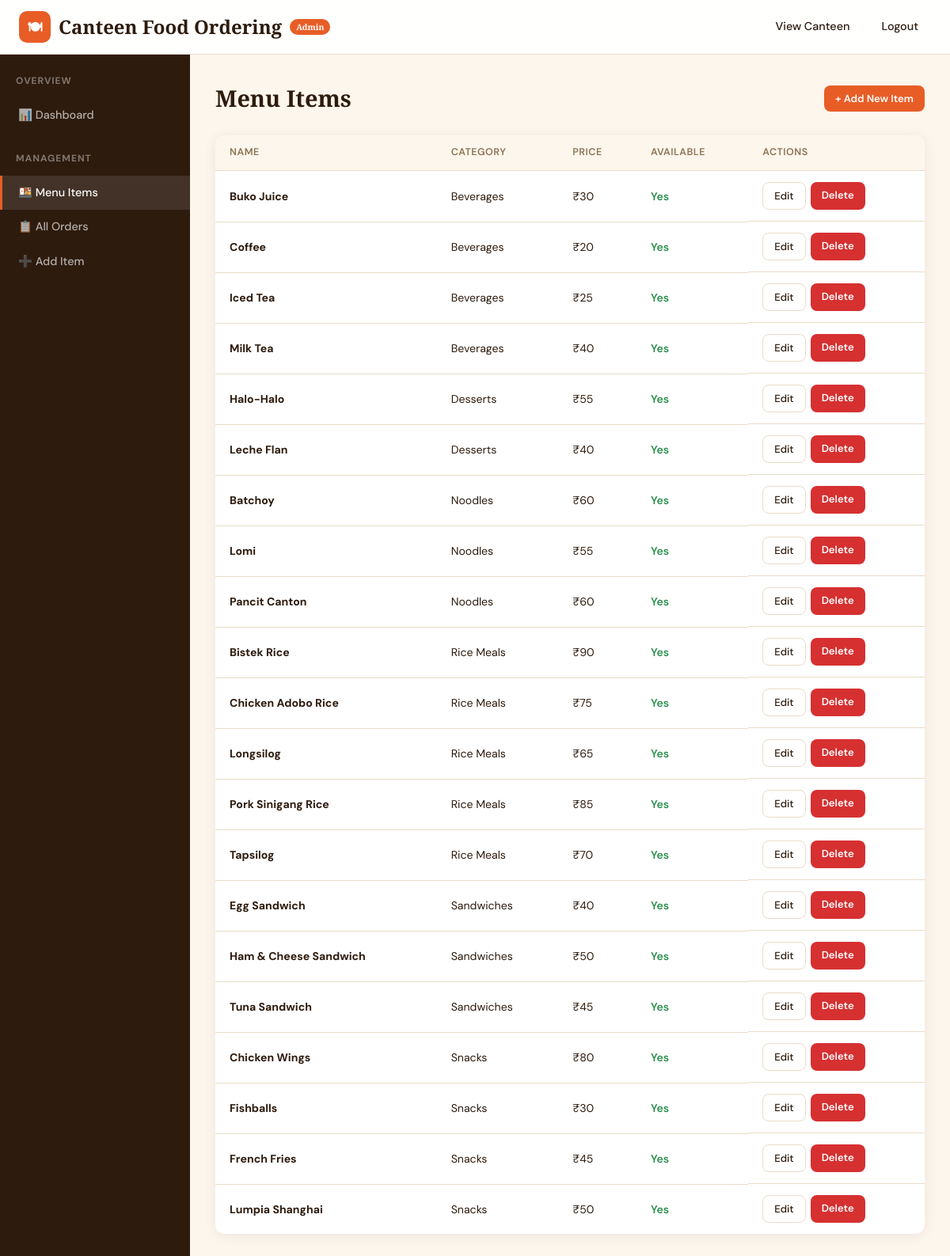
The page /COS/admin/manage-menu.php (signed in) on the database its author committed.
### tables this page shows
CREATE TABLE `menu_items` (
  `id` int(11) NOT NULL,
  `category_id` int(11) NOT NULL,
  `name` varchar(100) NOT NULL,
  `description` text DEFAULT '',
  `price` decimal(10,2) NOT NULL,
  `image` varchar(255) DEFAULT 'default-food.jpg',
  `is_available` tinyint(1) DEFAULT 1,
  `available_days` varchar(20) DEFAULT '0,1,2,3,4,5,6',
  `created_at` timestamp NOT NULL DEFAULT current_timestamp()
);

CREATE TABLE `categories` (
  `id` int(11) NOT NULL,
  `name` varchar(50) NOT NULL,
  `icon` varchar(50) DEFAULT ''
);

### COS/config.php (called while the page is built, shortened)
<?php
function sanitize($str) {
    return htmlspecialchars(trim($str), ENT_QUOTES, 'UTF-8');
}
function formatPrice($price) {
    return '₹' . number_format((int)$price);
}
?>

### COS/admin/manage-menu.php (the view, shortened to what this page needs)
<?php
require_once '../config.php';
 $items = $pdo->query("
    SELECT m.*, c.name AS category_name
    FROM menu_items m
    JOIN categories c ON m.category_id = c.id
    ORDER BY c.name, m.name
")->fetchAll();
?>
<!DOCTYPE html>
<html lang="en">
<head>
    <link rel="stylesheet" href="../assets/style.css">
    <link rel="stylesheet" href="../assets/admin.css">
</head>
<body>
<nav class="navbar">
    <div class="nav-inner">
        <a href="dashboard.php" class="nav-brand">
            <div class="nav-brand-icon">🍽</div> Canteen Food Ordering
            <span style="font-size:0.65rem;background:var(--accent);color:#fff;padding:2px 8px;border-radius:50px;">Admin</span>
        </a>
        <ul class="nav-links">
            <li><a href="../index.php">View Canteen</a></li>
            <li><a href="logout.php">Logout</a></li>
        </ul>
    </div>
</nav>
<div class="admin-layout">
    <aside class="admin-sidebar">
        <h3>Overview</h3>
        <a href="dashboard.php">📊 Dashboard</a>
        <h3>Management</h3>
        <a href="manage-menu.php" class="active">🍱 Menu Items</a>
        <a href="orders.php">📋 All Orders</a>
        <a href="add-item.php">➕ Add Item</a>
    </aside>
    <main class="admin-content">
        <div style="display:flex;justify-content:space-between;align-items:center;margin-bottom:24px;">
            <h1 style="font-family:var(--font-display);font-size:1.8rem;">Menu Items</h1>
            <a href="add-item.php" class="btn-primary btn-sm">+ Add New Item</a>
        </div>
        <div class="admin-table-wrapper">
            <table class="admin-table">
                <thead>
                    <tr>
                        <th>Name</th>
                        <th>Category</th>
                        <th>Price</th>
                        <th>Available</th>
                        <th>Actions</th>
                    </tr>
                </thead>
                <tbody>
                    <?php foreach ($items as $item): ?>
                    <tr>
                        <td><strong><?= sanitize($item['name']) ?></strong></td>
                        <td><?= sanitize($item['category_name']) ?></td>
                        <td><?= formatPrice($item['price']) ?></td>
                        <td>
                            <?php if ($item['is_available']): ?>
                                <span style="color:var(--success);font-weight:600;">Yes</span>
                            <?php else: ?>
                                <span style="color:var(--danger);font-weight:600;">No</span>
                            <?php endif; ?>
                        </td>
                        <td class="actions">
                            <a href="edit-item.php?id=<?= $item['id'] ?>" class="btn-secondary btn-sm">Edit</a>
                            <a href="delete-item.php?id=<?= $item['id'] ?>" class="btn-danger btn-sm" onclick="return confirm('Delete this item?')">Delete</a>
                        </td>
                    </tr>
                    <?php endforeach; ?>
                </tbody>
            </table>
        </div>
    </main>
</div>
</body>
</html>

### COS/assets/style.css (style rules this page uses)
*, *::before, *::after { margin: 0; padding: 0; box-sizing: border-box; }
:root { --bg: #FDF6EC; --fg: #2D1B0E; --muted: #8B7355; --accent: #E85D26; --accent-dark: #C44A1A; --accent-light: #FFF0E9; --card: #FFFFFF; --border: #E8DCC8; --success: #2D8F4E; --danger: #D63031; --warning: #F39C12; --shadow: 0 2px 16px rgba(45, 27, 14, 0.08); --shadow-lg: 0 8px 32px rgba(45, 27, 14, 0.12); --radius: 12px; --radius-sm: 8px; --font-body: 'DM Sans', sans-serif; --font-display: 'Playfair Display', serif; }
html { scroll-behavior: smooth; }
body { font-family: var(--font-body); background: var(--bg); color: var(--fg); line-height: 1.6; min-height: 100vh; }
a { color: var(--accent); text-decoration: none; transition: color 0.2s; }
.navbar { background: var(--card); border-bottom: 1px solid var(--border); position: sticky; top: 0; z-index: 100; backdrop-filter: blur(10px); background: rgba(255,255,255,0.92); }
.nav-inner { max-width: 1200px; margin: 0 auto; padding: 0 24px; height: 68px; display: flex; align-items: center; justify-content: space-between; }
.nav-brand { display: flex; align-items: center; gap: 10px; font-family: var(--font-display); font-size: 1.5rem; font-weight: 900; color: var(--fg); }
.nav-brand-icon { width: 40px; height: 40px; background: var(--accent); border-radius: 10px; display: flex; align-items: center; justify-content: center; color: #fff; font-size: 1.1rem; }
.nav-links { display: flex; align-items: center; gap: 8px; list-style: none; }
.nav-links a, .nav-links button { display: inline-flex; align-items: center; gap: 6px; padding: 8px 16px; border-radius: var(--radius-sm); font-size: 0.9rem; font-weight: 500; color: var(--fg); background: transparent; border: none; cursor: pointer; font-family: inherit; transition: background 0.2s, color 0.2s; }
.btn-primary { background: var(--accent); color: #fff; border: none; padding: 10px 24px; border-radius: var(--radius-sm); font-size: 0.95rem; font-weight: 600; cursor: pointer; font-family: inherit; transition: background 0.2s, transform 0.15s; display: inline-flex; align-items: center; gap: 8px; }
.btn-secondary { background: var(--card); color: var(--fg); border: 1.5px solid var(--border); padding: 10px 24px; border-radius: var(--radius-sm); font-size: 0.95rem; font-weight: 500; cursor: pointer; font-family: inherit; transition: all 0.2s; }
.btn-danger { background: var(--danger); color: #fff; border: none; padding: 8px 18px; border-radius: var(--radius-sm); font-size: 0.85rem; font-weight: 600; cursor: pointer; font-family: inherit; transition: opacity 0.2s; }
.btn-sm { padding: 6px 14px; font-size: 0.82rem; }

### COS/assets/admin.css (style rules this page uses)
.admin-layout { display: grid; grid-template-columns: 240px 1fr; min-height: calc(100vh - 68px); }
.admin-sidebar { background: var(--fg); color: #fff; padding: 24px 0; }
.admin-sidebar h3 { padding: 0 20px; font-size: 0.75rem; text-transform: uppercase; letter-spacing: 1px; color: rgba(255,255,255,0.4); margin-bottom: 12px; margin-top: 24px; }
.admin-sidebar h3:first-child { margin-top: 0; }
.admin-sidebar a { display: flex; align-items: center; gap: 10px; padding: 10px 20px; color: rgba(255,255,255,0.65); font-size: 0.9rem; font-weight: 500; transition: all 0.2s; border-left: 3px solid transparent; }
.admin-sidebar a.active { color: #fff; background: rgba(255,255,255,0.1); border-left-color: var(--accent); }
.admin-content { padding: 32px; background: var(--bg); }
.admin-table-wrapper { background: var(--card); border-radius: var(--radius); box-shadow: var(--shadow); overflow: hidden; }
.admin-table { width: 100%; border-collapse: collapse; }
.admin-table th { text-align: left; padding: 12px 18px; font-size: 0.78rem; text-transform: uppercase; letter-spacing: 0.5px; color: var(--muted); font-weight: 600; background: var(--bg); border-bottom: 1px solid var(--border); }
.admin-table td { padding: 14px 18px; font-size: 0.88rem; border-bottom: 1px solid var(--border); }
.admin-table tr:last-child td { border-bottom: none; }
.admin-table .actions { display: flex; gap: 6px; }

### rows shown on the page
menu_items: name "Buko Juice", category.name "Beverages", price "₹30", is_available "Yes"
menu_items: name "Coffee", category.name "Beverages", price "₹20", is_available "Yes"
menu_items: name "Iced Tea", category.name "Beverages", price "₹25", is_available "Yes"
menu_items: name "Milk Tea", category.name "Beverages", price "₹40", is_available "Yes"
menu_items: name "Halo-Halo", category.name "Desserts", price "₹55", is_available "Yes"
menu_items: name "Leche Flan", category.name "Desserts", price "₹40", is_available "Yes"
menu_items: name "Batchoy", category.name "Noodles", price "₹60", is_available "Yes"
menu_items: name "Lomi", category.name "Noodles", price "₹55", is_available "Yes"
menu_items: name "Pancit Canton", category.name "Noodles", price "₹60", is_available "Yes"
menu_items: name "Bistek Rice", category.name "Rice Meals", price "₹90", is_available "Yes"
menu_items: name "Chicken Adobo Rice", category.name "Rice Meals", price "₹75", is_available "Yes"
menu_items: name "Longsilog", category.name "Rice Meals", price "₹65", is_available "Yes"
menu_items: name "Pork Sinigang Rice", category.name "Rice Meals", price "₹85", is_available "Yes"
menu_items: name "Tapsilog", category.name "Rice Meals", price "₹70", is_available "Yes"
menu_items: name "Egg Sandwich", category.name "Sandwiches", price "₹40", is_available "Yes"
menu_items: name "Ham & Cheese Sandwich", category.name "Sandwiches", price "₹50", is_available "Yes"
menu_items: name "Tuna Sandwich", category.name "Sandwiches", price "₹45", is_available "Yes"
menu_items: name "Chicken Wings", category.name "Snacks", price "₹80", is_available "Yes"
menu_items: name "Fishballs", category.name "Snacks", price "₹30", is_available "Yes"
menu_items: name "French Fries", category.name "Snacks", price "₹45", is_available "Yes"
menu_items: name "Lumpia Shanghai", category.name "Snacks", price "₹50", is_available "Yes"
